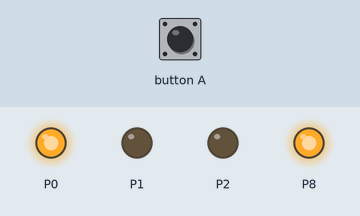
Simulated run of this program. Board: BBC micro:bit (MakeCode). On the bench: output pins drawn as LEDs (lit = HIGH).

Above: at 0.1 s.
At 15.1 s:
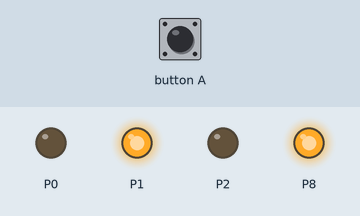
At 20.1 s:
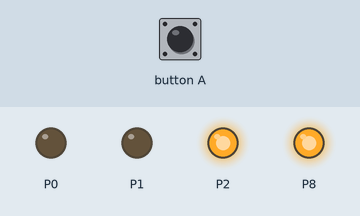
At 30.06 s:
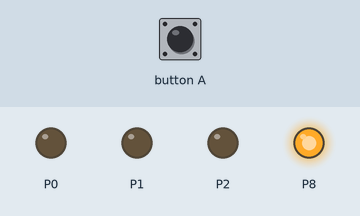
Timing chart, 0 to 31.6 s (numbered marks = the images above):
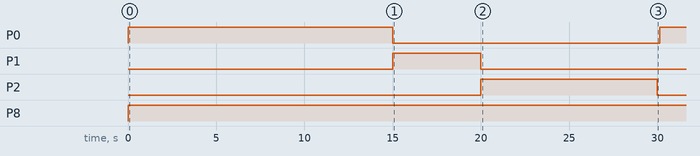

Measured:
- by itself, P0: LOW → HIGH at 0.00 s, → LOW 15.0 s later, → HIGH 15.1 s later
- by itself, P1: LOW → HIGH at 15.0 s, → LOW 5.0 s later
- by itself, P2: LOW → HIGH at 20.0 s, → LOW 10.0 s later
- by itself, P8: LOW → HIGH at 0.00 s

The program:

main.ts
```typescript
function Cycle_pieton () {
    fin_cycle_pieton = 0
    debut_cycle_pieton = 1
    pins.digitalWritePin(DigitalPin.P2, 1)
    pins.digitalWritePin(DigitalPin.P8, 0)
    pins.digitalWritePin(DigitalPin.P16, 1)
    basic.pause(5000)
    pins.digitalWritePin(DigitalPin.P16, 0)
    for (let index = 0; index < 5; index++) {
        pins.digitalWritePin(DigitalPin.P8, 1)
        basic.pause(500)
        pins.digitalWritePin(DigitalPin.P8, 0)
        basic.pause(500)
    }
    pins.digitalWritePin(DigitalPin.P2, 0)
    debut_cycle_pieton = 0
    fin_cycle_pieton = 1
    basic.pause(100)
}
input.onButtonPressed(Button.A, function () {
    Pieton = 1
})
function Cycle_lumière () {
    Attente_pieton = 0
    fin_cycle_lumiere = 0
    debut_cycle_lumiere = 1
    pins.digitalWritePin(DigitalPin.P8, 1)
    pins.digitalWritePin(DigitalPin.P0, 1)
    basic.pause(15000)
    pins.digitalWritePin(DigitalPin.P0, 0)
    pins.digitalWritePin(DigitalPin.P1, 1)
    basic.pause(5000)
    pins.digitalWritePin(DigitalPin.P1, 0)
    if (Pieton == 0) {
        Attente_pieton = 1
        pins.digitalWritePin(DigitalPin.P2, 1)
        basic.pause(10000)
        pins.digitalWritePin(DigitalPin.P2, 0)
    }
    debut_cycle_lumiere = 0
    fin_cycle_lumiere = 1
    basic.pause(100)
}
let temps = 0
let Attente_pieton = 0
let fin_cycle_pieton = 0
let fin_cycle_lumiere = 0
let debut_cycle_pieton = 0
let debut_cycle_lumiere = 0
let Pieton = 0
Pieton = 0
debut_cycle_lumiere = 0
debut_cycle_pieton = 0
fin_cycle_lumiere = 0
fin_cycle_pieton = 0
basic.forever(function () {
    if (debut_cycle_pieton == 1) {
        for (let index = 0; index <= 10; index++) {
            temps = index * -1 + 10
            basic.showNumber(temps)
        }
    }
})
basic.forever(function () {
    if (Pieton == 1 && Attente_pieton == 1) {
        Cycle_lumière()
    } else if (Pieton == 1 && debut_cycle_lumiere == 0) {
        Cycle_pieton()
        Pieton = 0
    } else if (Pieton == 0 && debut_cycle_pieton == 0) {
        Cycle_lumière()
    } else {

    }
})
```

test.ts
```typescript
// les tests vont ici ; cela ne sera pas compilé si ce paquet est utilisé en tant qu'extension.
```
